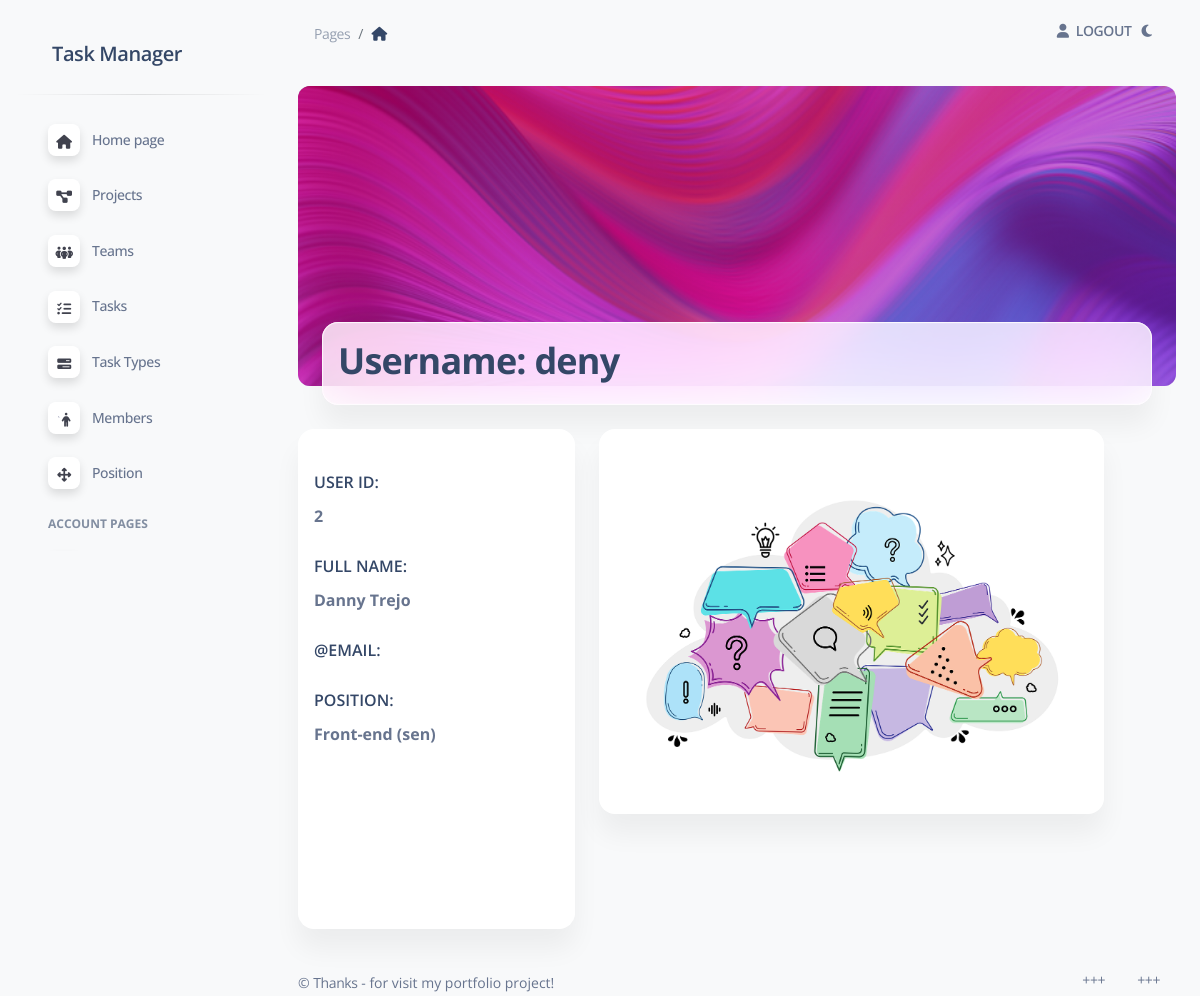
Page /task_manager/profile/2/profile/ (signed in) on the committed database.
### task_manager/models.py (models this page shows, shortened)
class Worker(AbstractUser):
    position = models.ForeignKey(
        Position,
        on_delete=models.CASCADE,
        related_name="workers",
        null=True,
    )
    class Meta:
        ordering = ["username"]
        verbose_name = "Worker"
        verbose_name_plural = "Workers"

class Position(models.Model):
    name = models.CharField(max_length=70)
    class Meta:
        ordering = ["name"]
        constraints = [
            UniqueConstraint(
                name="unique_position_name", fields=["name"]
            )
        ]

### task_manager/views.py (the view)
class ProfileListView(LoginRequiredMixin, generic.ListView):
    model = Profile
    queryset = Profile.objects.all()
    template_name = "task_manager/profile.html"

### task_manager/context_processors.py (called while the page is built)
def cfg_assets_root(request):
    return {"ASSETS_ROOT": settings.ASSETS_ROOT}

### templates/task_manager/profile.html (shortened to what this page needs)
{% extends "base.html" %}
{% load static %}
{% block content %}
    <div class="container-fluid">
      <div class="page-header min-height-300 border-radius-lg mt-4" style="background-image: url('{{ ASSETS_ROOT }}/img/curved-images/curved0.jpg'); background-position-y: 50%;">
        <span class="mask bg-gradient-primary opacity-6"></span>
      </div>
      <div class="card card-body blur shadow-blur mx-4 mt-n6 overflow-hidden">
        <div class="row gx-4">
          <div class="col-auto my-auto">
            <div class="h-100">
              <h2 class="mb-1">
                Username: {{ user.username }}
              </h2>
            </div>
          </div>
        </div>
      </div>
    </div>
    <div class="container-fluid col-12 py-4">
      <div class="row">
        <div class="col-12 col-xl-4">
          <div class="card h-100 min-height-500">
            <div class="card-body p-3">
             <h6 class="text-uppercase mt-4">User id:</h6>
             <h6 class="text-body text-xl font-weight-bolder">{{ user.id }}</h6>
              <h6 class="text-uppercase mt-4">Full Name:</h6>
             <h6 class="text-body text-xl font-weight-bolder">{{ user.first_name }} {{ user.last_name }}</h6>
              <h6 class="text-uppercase mt-4">@Email:</h6>
              <h6 class="text-uppercase mt-4">Position:</h6>
             <h6 class="text-body text-xl font-weight-bolder">{{ user.position.name }}</h6>
            </div>
          </div>
        </div>
        <div class="container-fluid col-8">
          <div class="row col-11 py-xxl height-300">
            <div class="col-xxl-12">
              <div class="card mb-2 py-4 h-100">
                <div class="card-header pb-0 ">
                  <img src="{% static 'img/dream.png' %}" class="d-block w-100" style="object-fit: cover; display: flex; max-height: 500px" alt="...">
                </div>
                  </div>
                </div>
              </div>
            </div>
          </div>
        </div>
{% endblock content %}

### static/assets/css/dark-theme-core.css (style rules this page uses)
body { transition: background-color 200ms ease-in; }

### rows in the picture
Worker: username "deny", id "2", first_name "Danny", last_name "Trejo", position.name "Front-end (sen)"
